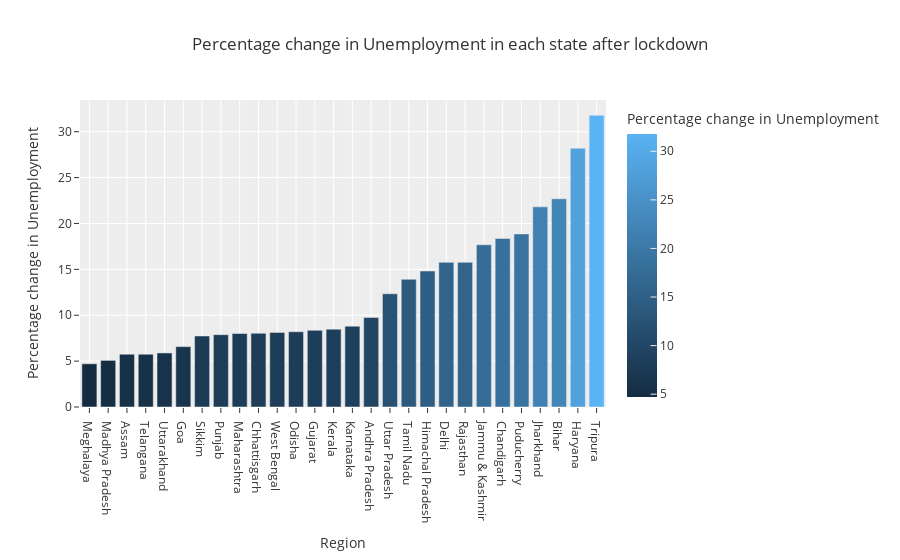

Source (notebook cell):
### Code cell
# percentage change in unemployment rate

m_lock['Percentage change in Unemployment'] = round(m_lock['Unemployment Rate after lockdown'] - m_lock['Unemployment Rate before lockdown']/m_lock['Unemployment Rate before lockdown'],2)
plot_per = m_lock.sort_values('Percentage change in Unemployment')


# percentage change in unemployment after lockdown

fig = px.bar(plot_per, x='Region',y='Percentage change in Unemployment',color='Percentage change in Unemployment',
            title='Percentage change in Unemployment in each state after lockdown',template='ggplot2')
fig.show()

### Figure 1 — Plotly figure (JSON) as saved in the notebook; plotly's stock layout.template omitted (floating-point values rounded to 4 significant figures)
{"data": [{"alignmentgroup": "True", "hovertemplate": "Region=%{x}<br>Percentage change in Unemployment=%{marker.color}<extra></extra>", "legendgroup": "", "marker": {"color": [4.71, 5.08, 5.75, 5.75, 5.89, 6.58, 7.74, 7.88, 8.01, 8.03, 8.13, 8.2, 8.35, 8.48, 8.81, 9.76, 12.34, 13.91, 14.82, 15.76, 15.76, 17.68, 18.37, 18.86, 21.81, 22.69, 28.19, 31.78], "coloraxis": "coloraxis", "pattern": {"shape": ""}}, "name": "", "offsetgroup": "", "orientation": "v", "showlegend": false, "textposition": "auto", "type": "bar", "x": ["Meghalaya", "Madhya Pradesh", "Assam", "Telangana", "Uttarakhand", "Goa", "Sikkim", "Punjab", "Maharashtra", "Chhattisgarh", "West Bengal", "Odisha", "Gujarat", "Kerala", "Karnataka", "Andhra Pradesh", "Uttar Pradesh", "Tamil Nadu", "Himachal Pradesh", "Delhi", "Rajasthan", "Jammu & Kashmir", "Chandigarh", "Puducherry", "Jharkhand", "Bihar", "Haryana", "Tripura"], "xaxis": "x", "y": [4.71, 5.08, 5.75, 5.75, 5.89, 6.58, 7.74, 7.88, 8.01, 8.03, 8.13, 8.2, 8.35, 8.48, 8.81, 9.76, 12.34, 13.91, 14.82, 15.76, 15.76, 17.68, 18.37, 18.86, 21.81, 22.69, 28.19, 31.78], "yaxis": "y"}], "layout": {"barmode": "relative", "coloraxis": {"colorbar": {"title": {"text": "Percentage change in Unemployment"}}, "colorscale": [[0, "rgb(20,44,66)"], [1, "rgb(90,179,244)"]]}, "legend": {"tracegroupgap": 0}, "title": {"text": "Percentage change in Unemployment in each state after lockdown"}, "xaxis": {"anchor": "y", "domain": [0, 1], "title": {"text": "Region"}}, "yaxis": {"anchor": "x", "domain": [0, 1], "title": {"text": "Percentage change in Unemployment"}}}}
